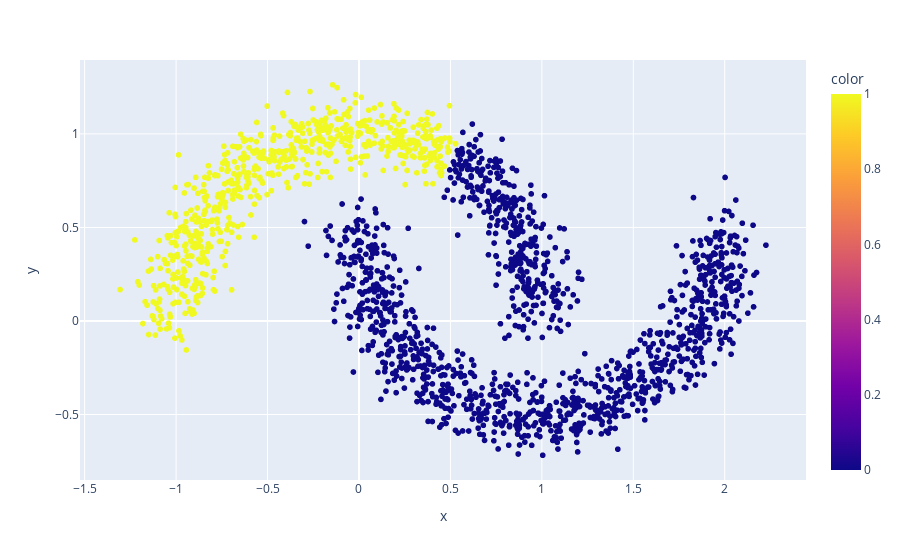

Notebook code for this chart:
### Code cell
grafico_hierarquico = px.scatter(x=X_random[:, 0], y=X_random[:, 1], color = rotulos_hierarquico)
grafico_hierarquico.show()

### Figure 1 — Plotly figure (JSON) as saved in the notebook; plotly's stock layout.template omitted (floating-point values rounded to 4 significant figures; data arrays with more than 128 entries replaced by an {"elided": "..."} marker saying what was removed)
{"data": [{"hovertemplate": "x=%{x}<br>y=%{y}<br>color=%{marker.color}<extra></extra>", "legendgroup": "", "marker": {"color": {"elided": "2000 int values"}, "coloraxis": "coloraxis", "symbol": "circle"}, "mode": "markers", "name": "", "showlegend": false, "type": "scattergl", "x": {"elided": "2000 float values"}, "xaxis": "x", "y": {"elided": "2000 float values"}, "yaxis": "y"}], "layout": {"coloraxis": {"colorbar": {"title": {"text": "color"}}, "colorscale": [[0, "#0d0887"], [0.1111, "#46039f"], [0.2222, "#7201a8"], [0.3333, "#9c179e"], [0.4444, "#bd3786"], [0.5556, "#d8576b"], [0.6667, "#ed7953"], [0.7778, "#fb9f3a"], [0.8889, "#fdca26"], [1, "#f0f921"]]}, "legend": {"tracegroupgap": 0}, "margin": {"t": 60}, "xaxis": {"anchor": "y", "domain": [0, 1], "title": {"text": "x"}}, "yaxis": {"anchor": "x", "domain": [0, 1], "title": {"text": "y"}}}}
